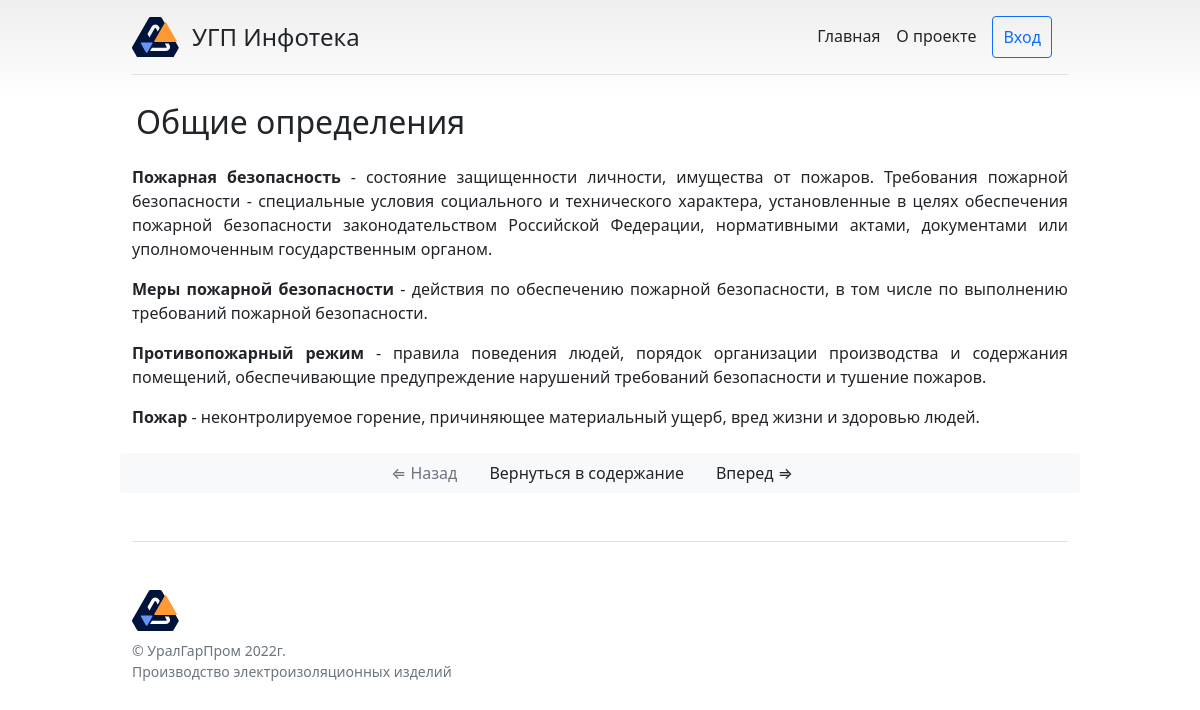
The app's page /step?id=1 with its own data.
### infopages/models.py (models this page shows, shortened)
class Step(models.Model):
    order_number = models.DecimalField('№', max_digits=2, decimal_places=0, default=0)
    title = models.CharField('Название', max_length=150)
    kurseid = models.ForeignKey(Kurse, verbose_name='Модуль', related_name='kurseid', on_delete=models.CASCADE)
    text = RichTextUploadingField('Текст', blank=True, null=True)
    objects = models.Manager()
    class Meta:
        verbose_name = 'Урок'
        verbose_name_plural = 'Уроки'

### infopages/views.py (the view, shortened to what this page needs)
# urls.py: path('step', views.step, name='step'),
def step(request):
    if request.method == 'GET':
        stepid = request.GET['id']
        try:
            stepdata = Step.objects.get(id=stepid)
        except Exception as e:
            print(e)
            return redirect('page404')
        kurse_id = stepdata.kurseid_id
        stepnumber = stepdata.order_number
        steps = Step.objects.all().filter(kurseid_id=kurse_id).count()
        nextqid = ''
        prvqid = ''
        prev = stepnumber - 1
        nexts = stepnumber + 1
        if stepnumber == 1:
            prvqid = 0
            nextq = Step.objects.all().filter(kurseid_id=kurse_id).filter(order_number=nexts)
            if nextq:
                for e in nextq:
                    nextqid = e.id
            else:
                nextqid = 0
        return render(request, 'infopages/step.html', {'stepdata': stepdata, 'prvqid': prvqid, 'nextqid': nextqid})
    else:
        pass

### infopages/templates/infopages/step.html (shortened to what this page needs)
{% extends 'infopages/infopages.html' %}
{% block text1 %}
    <div class="pricing-header p-1 pb-md-3 mx-auto">
        <h2 class="display-7 fw-normal text-left">{{ stepdata.title }}</h2>
    </div>
<div class="row">
    {{ stepdata.text |safe }}
    <nav class="d-inline-flex mt-2  bg-light rounded justify-content-md-center">
        {% if prvqid != 0 %}
            <a class="me-3 py-2 text-dark text-decoration-none nav-link" href="step?id={{ prvqid }}">&lArr; Назад</a>
        {% else %}
            <a class="me-3 py-2 text-decoration-none nav-link disabled" href="#">&lArr; Назад</a>
        {% endif %}
        <a class="me-3 py-2 text-dark text-decoration-none" href="kurs?id={{ stepdata.kurseid_id }}">Вернуться в содержание</a>
        {% if nextqid != 0%}
            <a class="me-3 py-2 text-dark text-decoration-none nav-link" href="step?id={{ nextqid }}">Вперед &rArr;</a>
        {% else %}
            <a class="me-3 py-2 text-decoration-none nav-link disabled" href="#">Вперед &rArr;</a>
        {% endif %}
    </nav>
</div>
{% endblock %}

### infopages/static/infopages/styles.css (style rules this page uses)
body { background-image: linear-gradient(180deg, #eee, #fff 100px, #fff); }

### records on screen
Step: title "Общие определения", text "Пожарная безопасность - состояние защищенности личности, имущества от пожаров. Требования пожарной безопасности - специальные условия социального и технического характера, установленные в целях обеспечения пожарной безопасности законодательством Российской Федерации, нормативными актами, документами или уполномоченным государственным органом. Меры пожарной безопасности - действия по обеспечению пожарной безопасности, в том числе по выполнению требований пожарной безопасности. Противопожарный режим - правила поведения людей, порядок организации производства и содержания помещений, обеспечивающие предупреждение нарушений требований безопасности и тушение пожаров. Пожар - неконтролируемое…"
